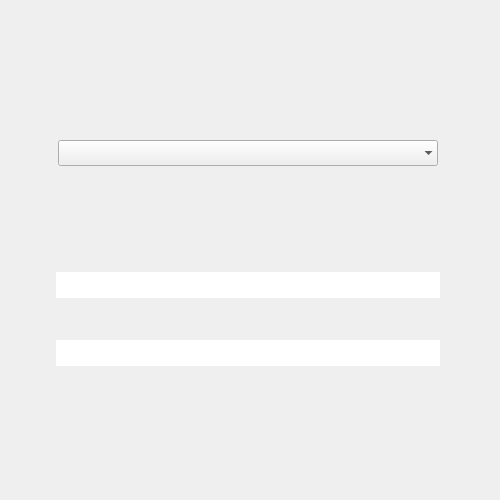
<?xml version="1.0" encoding="UTF-8"?>
<ui version="4.0">
 <class>MainWindow</class>
 <widget class="QMainWindow" name="MainWindow">
  <property name="geometry">
   <rect>
    <x>0</x>
    <y>0</y>
    <width>500</width>
    <height>500</height>
   </rect>
  </property>
  <property name="minimumSize">
   <size>
    <width>500</width>
    <height>500</height>
   </size>
  </property>
  <property name="maximumSize">
   <size>
    <width>500</width>
    <height>500</height>
   </size>
  </property>
  <property name="windowTitle">
   <string>APLIKASI COBAAN</string>
  </property>
  <property name="windowIcon">
   <iconset>
    <normaloff>../../TugasAkhir_Prolan/PageLogin/P_Icon.png</normaloff>../../TugasAkhir_Prolan/PageLogin/P_Icon.png</iconset>
  </property>
  <widget class="QWidget" name="centralwidget">
   <widget class="QWidget" name="widget" native="true">
    <property name="geometry">
     <rect>
      <x>0</x>
      <y>0</y>
      <width>500</width>
      <height>500</height>
     </rect>
    </property>
    <property name="minimumSize">
     <size>
      <width>500</width>
      <height>500</height>
     </size>
    </property>
    <property name="maximumSize">
     <size>
      <width>500</width>
      <height>500</height>
     </size>
    </property>
    <widget class="QLabel" name="Frame">
     <property name="geometry">
      <rect>
       <x>0</x>
       <y>0</y>
       <width>500</width>
       <height>500</height>
      </rect>
     </property>
     <property name="text">
      <string/>
     </property>
     <property name="pixmap">
      <pixmap>../mainApplication/Picture/FrameInputDataTerjual.jpg</pixmap>
     </property>
     <property name="scaledContents">
      <bool>true</bool>
     </property>
    </widget>
    <widget class="QLineEdit" name="inputJumlah">
     <property name="geometry">
      <rect>
       <x>56</x>
       <y>272</y>
       <width>384</width>
       <height>26</height>
      </rect>
     </property>
     <property name="font">
      <font>
       <pointsize>12</pointsize>
      </font>
     </property>
     <property name="maxLength">
      <number>50</number>
     </property>
     <property name="frame">
      <bool>false</bool>
     </property>
     <property name="alignment">
      <set>Qt::AlignLeading|Qt::AlignLeft|Qt::AlignVCenter</set>
     </property>
    </widget>
    <widget class="QToolButton" name="buttonInput">
     <property name="geometry">
      <rect>
       <x>209</x>
       <y>390</y>
       <width>84</width>
       <height>34</height>
      </rect>
     </property>
     <property name="cursor">
      <cursorShape>PointingHandCursor</cursorShape>
     </property>
     <property name="text">
      <string/>
     </property>
     <property name="icon">
      <iconset>
       <normaloff>../mainApplication/Picture/buttonInput.png</normaloff>../mainApplication/Picture/buttonInput.png</iconset>
     </property>
     <property name="iconSize">
      <size>
       <width>80</width>
       <height>30</height>
      </size>
     </property>
     <property name="autoRaise">
      <bool>true</bool>
     </property>
    </widget>
    <widget class="QLabel" name="infoNamaBarang">
     <property name="geometry">
      <rect>
       <x>56</x>
       <y>208</y>
       <width>380</width>
       <height>21</height>
      </rect>
     </property>
     <property name="text">
      <string/>
     </property>
    </widget>
    <widget class="QLabel" name="infoKeterangan">
     <property name="geometry">
      <rect>
       <x>56</x>
       <y>342</y>
       <width>380</width>
       <height>21</height>
      </rect>
     </property>
     <property name="text">
      <string/>
     </property>
    </widget>
    <widget class="QComboBox" name="inputKode">
     <property name="geometry">
      <rect>
       <x>58</x>
       <y>140</y>
       <width>380</width>
       <height>26</height>
      </rect>
     </property>
     <property name="cursor">
      <cursorShape>PointingHandCursor</cursorShape>
     </property>
     <property name="autoFillBackground">
      <bool>false</bool>
     </property>
     <property name="maxVisibleItems">
      <number>100</number>
     </property>
     <property name="frame">
      <bool>false</bool>
     </property>
     <item>
      <property name="text">
       <string/>
      </property>
     </item>
    </widget>
    <widget class="QToolButton" name="buttonBack">
     <property name="geometry">
      <rect>
       <x>36</x>
       <y>44</y>
       <width>30</width>
       <height>31</height>
      </rect>
     </property>
     <property name="text">
      <string/>
     </property>
     <property name="icon">
      <iconset>
       <normaloff>../mainApplication/Picture/iconPrevious .png</normaloff>../mainApplication/Picture/iconPrevious .png</iconset>
     </property>
     <property name="iconSize">
      <size>
       <width>100</width>
       <height>30</height>
      </size>
     </property>
     <property name="autoRaise">
      <bool>true</bool>
     </property>
    </widget>
    <widget class="QLineEdit" name="inputKeterangan">
     <property name="geometry">
      <rect>
       <x>56</x>
       <y>340</y>
       <width>384</width>
       <height>26</height>
      </rect>
     </property>
     <property name="font">
      <font>
       <pointsize>12</pointsize>
      </font>
     </property>
     <property name="maxLength">
      <number>50</number>
     </property>
     <property name="frame">
      <bool>false</bool>
     </property>
     <property name="alignment">
      <set>Qt::AlignLeading|Qt::AlignLeft|Qt::AlignVCenter</set>
     </property>
    </widget>
    <widget class="QLabel" name="infoInput">
     <property name="geometry">
      <rect>
       <x>60</x>
       <y>431</y>
       <width>380</width>
       <height>24</height>
      </rect>
     </property>
     <property name="font">
      <font>
       <pointsize>10</pointsize>
      </font>
     </property>
     <property name="text">
      <string/>
     </property>
     <property name="alignment">
      <set>Qt::AlignCenter</set>
     </property>
    </widget>
   </widget>
  </widget>
 </widget>
 <resources/>
 <connections/>
</ui>
